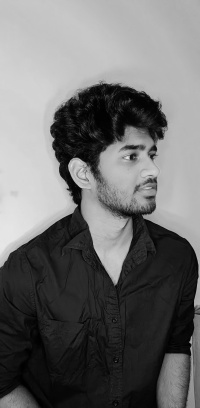
#> input picture Resize.jpg, 200 x 408 px
$ python guassianBlur.py
#> lines starting #> are read from the running program, lines starting #| are printed output that depends on the picture
import cv2
img = cv2.imread("Resize.jpg")
#> img is the input picture: shape (408, 200, 3); min 0, max 231, mean 109.6
blur1= cv2.GaussianBlur(img,(21,21),0)
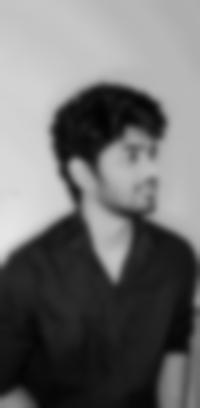
#> blur1: shape (408, 200, 3); min 3, max 229, mean 109.6
blur2 = cv2.GaussianBlur(img,(5,5),5)
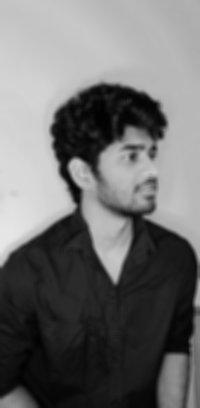
#> blur2: shape (408, 200, 3); min 1, max 230, mean 109.6
cv2.imshow("blur1", blur1)
cv2.imshow("blur2", blur2)
cv2.waitKey(0)
